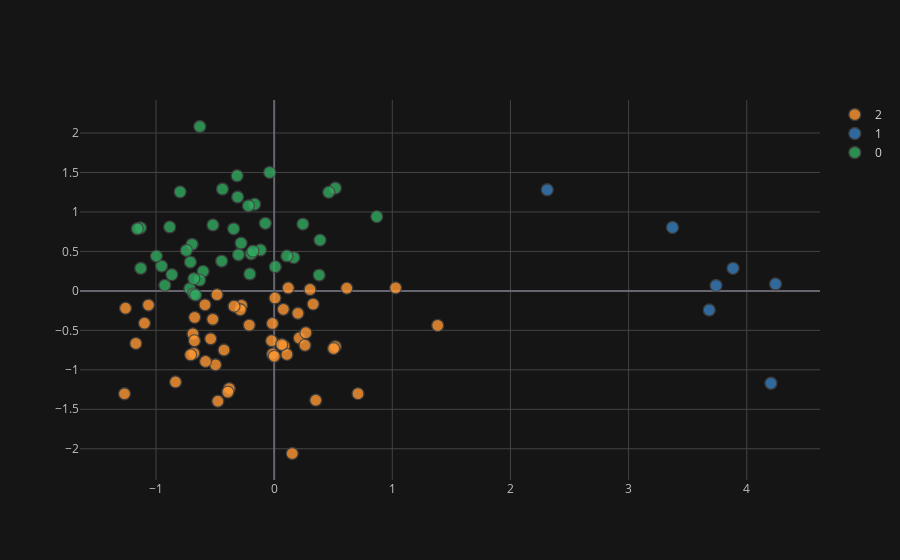

Notebook code for this chart:
### Markdown cell above
### Perfilamiento

### Code cell
Xp.join(df[["title"]]).iplot(kind="scatter", x="p1", y="p2", mode="markers", categories="cl", text="title", theme="solar")

### Figure 1 — Plotly figure (JSON) as saved in the notebook; plotly's stock layout.template omitted (floating-point values rounded to 4 significant figures)
{"data": [{"marker": {"color": "rgba(255, 153, 51, 1.0)", "line": {"width": 1.3}, "opacity": 0.8, "size": 12, "symbol": "circle"}, "mode": "markers", "name": "2", "text": ["'The Hobbit: The Desolation of Smaug' Trailer Is Finally Here", "Amazon Takes on Captain America and Blocks Preorders of Disney Titles", "NFL Mascot Apologizes for Insensitive Tweet About Suicide", "Why Leprechauns Shouldn't Use Social Media", "Must Reads: Artisanal Toast, No More Open Internet and More", "A 'Boyhood' vs. 'Birdman' Oscar showdown is taking shape already", "McCain: U.S. Had 'Won' in Iraq Until Obama Pulled Troops", "SEC Suspends Trading of Cynk, the Mysterious Tech Company Briefly Worth $6 Billion", "Lyft Won't Back Down After Threats by New York City Regulators", "'Fault in Our Stars' author sends books to Ferguson library after director's AMA", "China's Online Population Rises by 51 Million in 2012", "Google's 'Pay Per Gaze' and the Future of Connected Advertising", "Discovery Communications Invests in 24/7 TV Channel for Dogs", "Ferry Capsizes in Bangladesh With Hundreds on Board", "British Movie Villains Take Center Stage in New Jaguar Super Bowl Ad", "Kim Jong-Un's Life Parodied in New 'Draw My Life' Video", "Taylor Swift's New Song 'Out of the Woods' Is Already No. 1 on iTunes", "Popular YouTube Star PewDiePie Cuts Comments", "6 Rules to Live by When Starting a Subscription Business", "'Offline' Beer Glass Stops Antisocial Phone Use in Bars", "San Francisco 49ers drop Ray McDonald following sexual assault investigation", "'Breaking Bad' Vs. 'Homeland': Battle of the Sauls", "The Facebook Graveyard: 10 Products the Site Killed", "Discuss the Culture of Startups in Our #StartupDiversity Twitter Chat", "Twitter Adds Adobe Social, Visible Technologies as Partners", "Anti-Selfie Short Film Tells Us Your Behavior Makes Celebs Really Sad", "See the Trailer for the Wachowskis' Space Epic, 'Jupiter Ascending'", "Airport Scanners No Longer Show Graphic Body Images, TSA Says", "Yahoo May Bring Ads to Tumblr Blogs -- With Permission", "Google Debuts 'Art Talks' Series to Reveal Stories Behind Masterpieces", "Star of Syfy's Zombie Show 'Z Nation' Explains Why It's Not 'The Walking Dead'", "Kitchensurfing Raises $15 Million to Bring Private Chefs to Your Home", "Adobe's Photoshop Express Now on Windows Phone", "14 Freaky Photos From the Frigid 49ers-Packers Game", "Carrier Alerts Help Consumers Avoid 'Bill Shock'", "Viral Video Recap: Your Chance to Crush Stuff With Schwarzenegger and More", "J.J. Abrams' Bad Robot Releases Cryptic 'Stranger' Teaser", "France Considering an 'Internet Tax' on Personal Data", "8 Places That Are Pricier in Times Square Than the Rest of NYC", "Foursquare CEO on Splitting Its App: 'At First, We Thought It Was Crazy'", "Outbox Makes Your Snail Mail Digital", "This Year May Be the Slowest Start to the U.S. Tornado Season, Ever", "AirTHC Lets Colorado Tourists Book Weed-Friendly Rentals", "Denis Leary Is Heading Back to TV in 'Sex&Drugs&Rock&Roll' for FX", "Project Wing vs. Prime Air: Google's Drones Soar Above Amazon's", "30 Overused Buzzwords in Digital Marketing", "Google Glass Developers Strive for Hit Apps", "Wisdom Teeth Surgery Drugs Take #IceBucketChallenge to Next Level", "Must Reads: CNN's MH370 Complex, Motherless on Mother's Day and More"], "textfont": {"color": "#D9D9D9"}, "type": "scatter", "x": [1.384, 0.7095, -0.8347, -0.6875, -0.6794, 0.3036, 0.201, 0.5177, 1.028, 0.3524, -0.6727, -0.7071, -0.2763, -0.4764, 0.2128, -0.4964, -0.01465, 0.08321, 0.615, -0.01362, 0.1529, -0.5372, -0.3797, 0.07776, -1.171, 0.1081, 0.119, -0.5197, -1.064, 0.3301, 0.2608, -1.258, -0.4835, 0.2685, -0.6745, -0.02177, -1.267, -1.098, 0.007382, -0.3919, -0.5808, -0.5853, 0.06369, 0.001202, -0.2107, -0.2865, -0.3398, -0.4244, 0.503], "y": [-0.4374, -1.302, -1.153, -0.5446, -0.7905, 0.01814, -0.2833, -0.7047, 0.03822, -1.385, -0.3355, -0.8103, -0.1837, -1.397, -0.5963, -0.9361, -0.4125, -0.6967, 0.03427, -0.7991, -2.06, -0.6066, -1.238, -0.2332, -0.6652, -0.8044, 0.03687, -0.3592, -0.1799, -0.1677, -0.6882, -0.219, -0.04761, -0.5299, -0.6308, -0.6313, -1.303, -0.4093, -0.08951, -1.282, -0.8936, -0.1763, -0.679, -0.829, -0.4336, -0.2393, -0.1936, -0.7488, -0.7303]}, {"marker": {"color": "rgba(55, 128, 191, 1.0)", "line": {"width": 1.3}, "opacity": 0.8, "size": 12, "symbol": "circle"}, "mode": "markers", "name": "1", "text": ["Gripping 'Game of Thrones' Season 4 Trailers Revealed on Vine", "Uber is expanding its carpooling service to New York City", "Singer Jessie J to Unveil New Single at UK-Based Facebook Live Event", "'Minecraft' is getting a story-based spinoff game", "10 Android games worth paying for", "How to turn your entire team into brand evangelists", "Stella Young dies: 'I'm not your inspiration, thank you very much'"], "textfont": {"color": "#D9D9D9"}, "type": "scatter", "x": [3.371, 3.74, 4.243, 3.682, 2.311, 3.884, 4.205], "y": [0.8041, 0.06844, 0.08793, -0.2422, 1.281, 0.2858, -1.17]}, {"marker": {"color": "rgba(50, 171, 96, 1.0)", "line": {"width": 1.3}, "opacity": 0.8, "size": 12, "symbol": "circle"}, "mode": "markers", "name": "0", "text": ["Viral Video Recap: Talking Cats, Flying Dogs and More", "Larry Page: Tech Is 'Not a Zero-Sum Game' ", "Someone, Please, Get Marco Rubio a Glass of Water", "4 Tips for Navigating Your Desktop Like a Boss", "'Got Talent' and 'The X Factor' Launch YouTube Channels for Best Videos", "This Software Will Let Anyone Create Virtual Reality Games", "This Smart Lighter Will Help You Quit Smoking", "Did Dove Rip Off This Popular Vine Video?", "Amazon Puts Gay Twist on Long-Running Kindle Campaign", "10 Online Grocery Services for You to Check Out", "5 Can't-Miss Apps: 'Angry Birds Epic' and More", "Holy Huskies! UConn Takes 2014 NCAA Men's Basketball Title", "Glasses Tricks for Every 4 Eyes", "The True Test of Nerd Knowledge", "Online Retailers Likely to Skip New Credit Card Surcharge", "15 Kids Who Clearly Dressed Themselves", "U.S. Navy to Deploy Laser Weapon This Summer", "TV Ad Campaign Tries to Put a Friendly Face on DNA Testing", "Pussy Riot Visits NYC Jail to Support Occupy Wall Street Hero", "15 Captivating Photos of the Government Shutdown", "AOL Still Relies on Dial-Up Profit as Its Media Shift Continues", "Is This the Greatest Vine of All Time?", "Twitter Unveils Exclusive Feature For Verified Users", "The Stray Rover on the Far Side of Mars ", "Mindy Kaling Tells the Harvard Law Graduating Class They're All Nerds", "Indestructible Soccer Ball Brings Sport to Kids Who Need It Most", "9 Gift Ideas for Foodies", "BatKid Rises: Adorable Make-a-Wish Hero Gets Epic Movie Trailer ", "Giphy Wants to Make GIFs More Legit", "5 Upcoming Events To Re-Engage You With Your Work", "By Popular Demand: Quora Adds Traffic-Tracking Tool for Writers", "Google Starts Scanning All Android Apps For Malware", "Apple Pay Will Work Outside the U.S., But There's a Catch", "50+ Events in Game Design, Business Development and More", "Pornhub Gets a Record Label, Wants You to Sing its Anthem", "Sometimes Game Glitches Are Just Perfect", "This Is What It Looks Like to Get Smashed in the Color Run", "James Franco Announces Comedy Central Roast in Instagram Video ", "How to Identify a Wannabe Thought Leader", "Kid Just Wanted 1 Like on YouTube -- Now He's Reddit's Newest Celeb", "Knitted Food Photography Looks Good Enough to Eat", "Airbnb vs. New York: A Fight Over What It Means to Share", "How to Survive Armageddon With Pinterest", "Watch the 'True Blood' Season 6 Trailer "], "textfont": {"color": "#D9D9D9"}, "type": "scatter", "x": [-0.7089, -0.9526, -0.997, -0.1949, -0.03811, 0.8685, -0.1159, -0.7958, -0.6015, -0.2061, -0.1653, -1.129, -0.5182, -1.131, 0.1658, -0.6947, -0.714, -0.2178, 0.1077, -0.28, 0.2431, -0.3135, -0.6816, 0.5179, -0.6643, -0.6307, -0.6295, 0.388, -0.9255, -1.159, -0.6799, -0.4445, -0.1801, -0.3022, 0.009535, 0.3807, 0.4624, -0.07499, -0.866, -0.3091, -0.7428, -0.4375, -0.8841, -0.343], "y": [0.3652, 0.3146, 0.4412, 0.4695, 1.501, 0.9409, 0.5186, 1.254, 0.2476, 0.2143, 1.099, 0.2867, 0.8355, 0.7988, 0.422, 0.5901, 0.02903, 1.078, 0.4425, 0.6053, 0.8466, 1.459, -0.03698, 1.303, -0.0525, 0.1365, 2.082, 0.6434, 0.07022, 0.7868, 0.155, 0.3781, 0.5037, 0.4574, 0.3065, 0.2007, 1.25, 0.8558, 0.206, 1.189, 0.5127, 1.291, 0.8096, 0.7866]}], "layout": {"legend": {"bgcolor": "#151516", "font": {"color": "#D9D9D9"}}, "paper_bgcolor": "#151516", "plot_bgcolor": "#151516", "title": {"font": {"color": "#D9D9D9"}}, "xaxis": {"gridcolor": "#434343", "showgrid": true, "tickfont": {"color": "#C2C2C2"}, "title": {"font": {"color": "#D9D9D9"}, "text": ""}, "zerolinecolor": "#666570"}, "yaxis": {"gridcolor": "#434343", "showgrid": true, "tickfont": {"color": "#C2C2C2"}, "title": {"font": {"color": "#D9D9D9"}, "text": ""}, "zerolinecolor": "#666570"}}}
